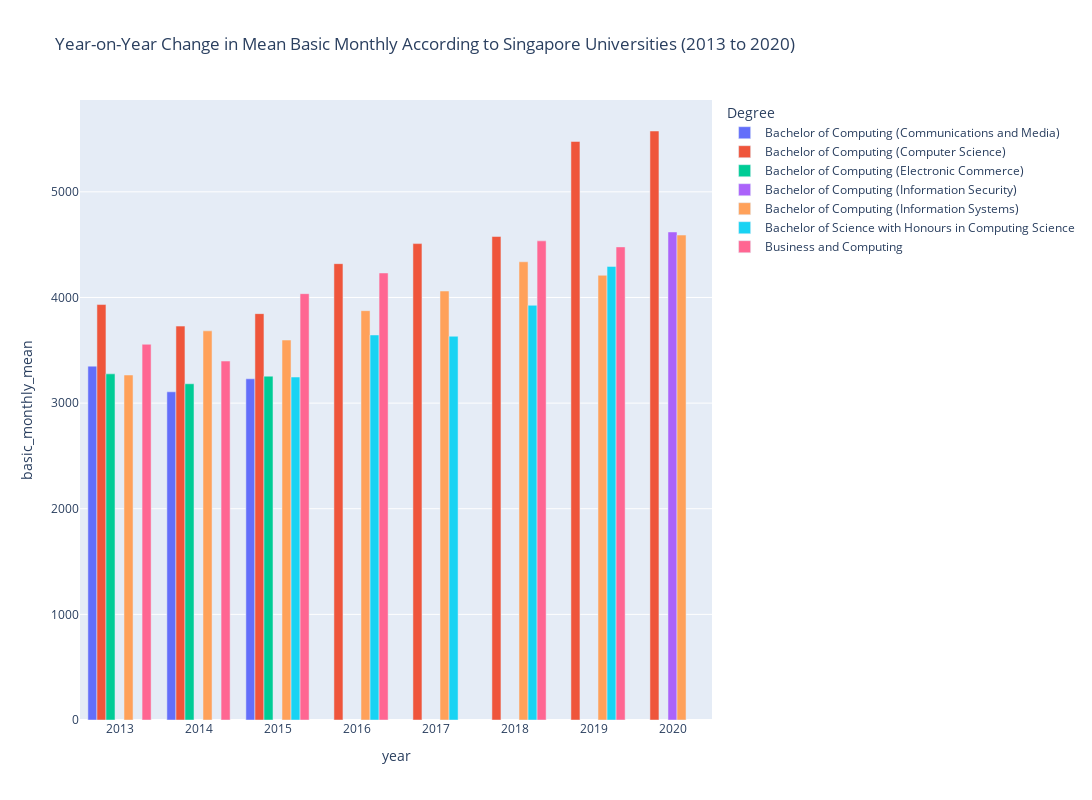
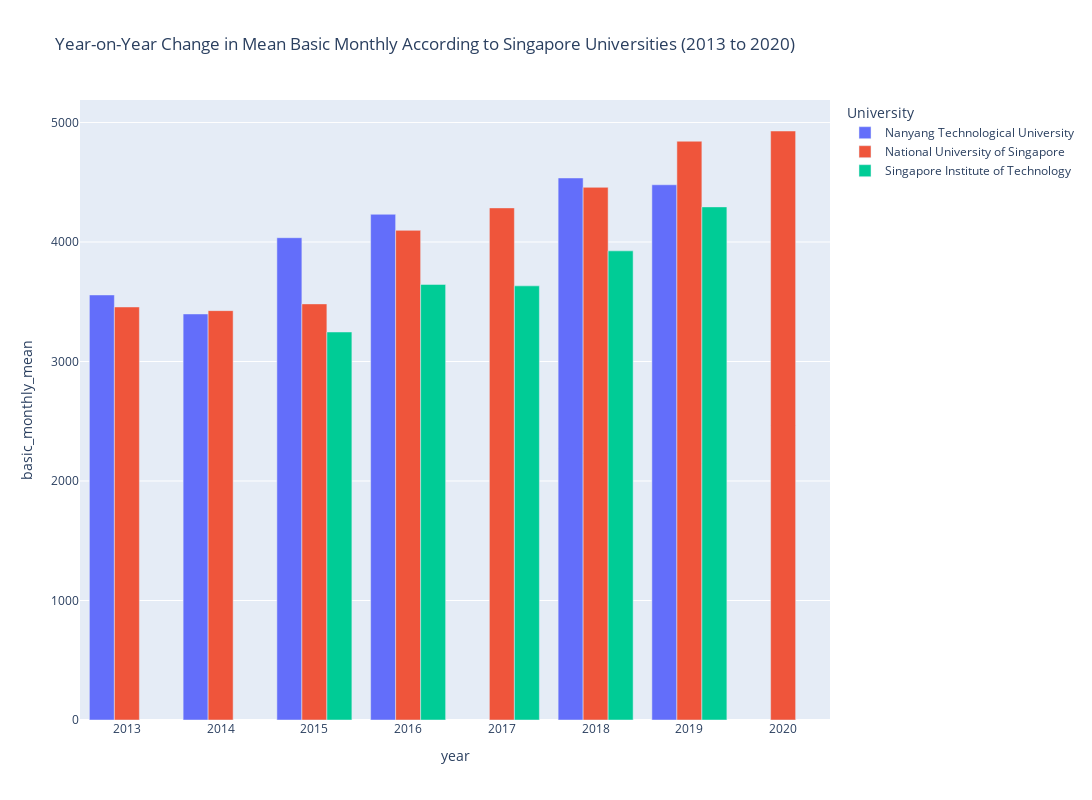

Notebook cell for these charts, in order:
### Code cell
fig = px.bar(query_deg_df, x="year", 
            y="basic_monthly_mean",
            color='degree', 
            barmode='group', 
            width = 2000,
            height=800, 
            title="Year-on-Year Change in Mean Basic Monthly According to Singapore Universities (2013 to 2020)",
            labels={"degree": "Degree"}
            )
fig.show()

fig = px.bar(query_uni_df, x="year", 
            y="basic_monthly_mean",
            color='university', 
            barmode='group', 
            width = 2000,
            height=800, 
            title="Year-on-Year Change in Mean Basic Monthly According to Singapore Universities (2013 to 2020)",
            labels={"university": "University"},
            )
fig.show()

### Figure 1 — Plotly figure (JSON) as saved in the notebook; plotly's stock layout.template omitted (floating-point values rounded to 4 significant figures)
{"data": [{"alignmentgroup": "True", "hovertemplate": "Degree=Bachelor of Computing (Communications and Media)<br>year=%{x}<br>basic_monthly_mean=%{y}<extra></extra>", "legendgroup": "Bachelor of Computing (Communications and Media)", "marker": {"color": "#636efa", "pattern": {"shape": ""}}, "name": "Bachelor of Computing (Communications and Media)", "offsetgroup": "Bachelor of Computing (Communications and Media)", "orientation": "v", "showlegend": true, "textposition": "auto", "type": "bar", "x": [2013, 2014, 2015], "xaxis": "x", "y": [3350, 3107, 3230], "yaxis": "y"}, {"alignmentgroup": "True", "hovertemplate": "Degree=Bachelor of Computing (Computer Science)<br>year=%{x}<br>basic_monthly_mean=%{y}<extra></extra>", "legendgroup": "Bachelor of Computing (Computer Science)", "marker": {"color": "#EF553B", "pattern": {"shape": ""}}, "name": "Bachelor of Computing (Computer Science)", "offsetgroup": "Bachelor of Computing (Computer Science)", "orientation": "v", "showlegend": true, "textposition": "auto", "type": "bar", "x": [2013, 2014, 2015, 2016, 2017, 2018, 2019, 2020], "xaxis": "x", "y": [3933, 3729, 3847, 4320, 4510, 4577, 5477, 5576], "yaxis": "y"}, {"alignmentgroup": "True", "hovertemplate": "Degree=Bachelor of Computing (Electronic Commerce)<br>year=%{x}<br>basic_monthly_mean=%{y}<extra></extra>", "legendgroup": "Bachelor of Computing (Electronic Commerce)", "marker": {"color": "#00cc96", "pattern": {"shape": ""}}, "name": "Bachelor of Computing (Electronic Commerce)", "offsetgroup": "Bachelor of Computing (Electronic Commerce)", "orientation": "v", "showlegend": true, "textposition": "auto", "type": "bar", "x": [2013, 2014, 2015], "xaxis": "x", "y": [3277, 3183, 3255], "yaxis": "y"}, {"alignmentgroup": "True", "hovertemplate": "Degree=Bachelor of Computing (Information Security)<br>year=%{x}<br>basic_monthly_mean=%{y}<extra></extra>", "legendgroup": "Bachelor of Computing (Information Security)", "marker": {"color": "#ab63fa", "pattern": {"shape": ""}}, "name": "Bachelor of Computing (Information Security)", "offsetgroup": "Bachelor of Computing (Information Security)", "orientation": "v", "showlegend": true, "textposition": "auto", "type": "bar", "x": [2020], "xaxis": "x", "y": [4620], "yaxis": "y"}, {"alignmentgroup": "True", "hovertemplate": "Degree=Bachelor of Computing (Information Systems)<br>year=%{x}<br>basic_monthly_mean=%{y}<extra></extra>", "legendgroup": "Bachelor of Computing (Information Systems)", "marker": {"color": "#FFA15A", "pattern": {"shape": ""}}, "name": "Bachelor of Computing (Information Systems)", "offsetgroup": "Bachelor of Computing (Information Systems)", "orientation": "v", "showlegend": true, "textposition": "auto", "type": "bar", "x": [2013, 2014, 2015, 2016, 2017, 2018, 2019, 2020], "xaxis": "x", "y": [3266, 3684, 3597, 3875, 4061, 4338, 4210, 4591], "yaxis": "y"}, {"alignmentgroup": "True", "hovertemplate": "Degree=Bachelor of Science with Honours in Computing Science<br>year=%{x}<br>basic_monthly_mean=%{y}<extra></extra>", "legendgroup": "Bachelor of Science with Honours in Computing Science", "marker": {"color": "#19d3f3", "pattern": {"shape": ""}}, "name": "Bachelor of Science with Honours in Computing Science", "offsetgroup": "Bachelor of Science with Honours in Computing Science", "orientation": "v", "showlegend": true, "textposition": "auto", "type": "bar", "x": [2015, 2016, 2017, 2018, 2019], "xaxis": "x", "y": [3247, 3645, 3633, 3926, 4294], "yaxis": "y"}, {"alignmentgroup": "True", "hovertemplate": "Degree=Business and Computing<br>year=%{x}<br>basic_monthly_mean=%{y}<extra></extra>", "legendgroup": "Business and Computing", "marker": {"color": "#FF6692", "pattern": {"shape": ""}}, "name": "Business and Computing", "offsetgroup": "Business and Computing", "orientation": "v", "showlegend": true, "textposition": "auto", "type": "bar", "x": [2013, 2014, 2015, 2016, 2018, 2019], "xaxis": "x", "y": [3557, 3398, 4036, 4232, 4536, 4479], "yaxis": "y"}], "layout": {"barmode": "group", "height": 800, "legend": {"title": {"text": "Degree"}, "tracegroupgap": 0}, "title": {"text": "Year-on-Year Change in Mean Basic Monthly According to Singapore Universities (2013 to 2020)"}, "width": 2000, "xaxis": {"anchor": "y", "domain": [0, 1], "title": {"text": "year"}}, "yaxis": {"anchor": "x", "domain": [0, 1], "title": {"text": "basic_monthly_mean"}}}}

### Figure 2 — Plotly figure (JSON) as saved in the notebook; plotly's stock layout.template omitted (floating-point values rounded to 4 significant figures)
{"data": [{"alignmentgroup": "True", "hovertemplate": "University=Nanyang Technological University<br>year=%{x}<br>basic_monthly_mean=%{y}<extra></extra>", "legendgroup": "Nanyang Technological University", "marker": {"color": "#636efa", "pattern": {"shape": ""}}, "name": "Nanyang Technological University", "offsetgroup": "Nanyang Technological University", "orientation": "v", "showlegend": true, "textposition": "auto", "type": "bar", "x": [2013, 2014, 2015, 2016, 2018, 2019], "xaxis": "x", "y": [3557, 3398, 4036, 4232, 4536, 4479], "yaxis": "y"}, {"alignmentgroup": "True", "hovertemplate": "University=National University of Singapore<br>year=%{x}<br>basic_monthly_mean=%{y}<extra></extra>", "legendgroup": "National University of Singapore", "marker": {"color": "#EF553B", "pattern": {"shape": ""}}, "name": "National University of Singapore", "offsetgroup": "National University of Singapore", "orientation": "v", "showlegend": true, "textposition": "auto", "type": "bar", "x": [2013, 2014, 2015, 2016, 2017, 2018, 2019, 2020], "xaxis": "x", "y": [3456.0, 3426.0, 3482.0, 4098.0, 4286.0, 4458.0, 4844.0, 4929], "yaxis": "y"}, {"alignmentgroup": "True", "hovertemplate": "University=Singapore Institute of Technology<br>year=%{x}<br>basic_monthly_mean=%{y}<extra></extra>", "legendgroup": "Singapore Institute of Technology", "marker": {"color": "#00cc96", "pattern": {"shape": ""}}, "name": "Singapore Institute of Technology", "offsetgroup": "Singapore Institute of Technology", "orientation": "v", "showlegend": true, "textposition": "auto", "type": "bar", "x": [2015, 2016, 2017, 2018, 2019], "xaxis": "x", "y": [3247, 3645, 3633, 3926, 4294], "yaxis": "y"}], "layout": {"barmode": "group", "height": 800, "legend": {"title": {"text": "University"}, "tracegroupgap": 0}, "title": {"text": "Year-on-Year Change in Mean Basic Monthly According to Singapore Universities (2013 to 2020)"}, "width": 2000, "xaxis": {"anchor": "y", "domain": [0, 1], "title": {"text": "year"}}, "yaxis": {"anchor": "x", "domain": [0, 1], "title": {"text": "basic_monthly_mean"}}}}
